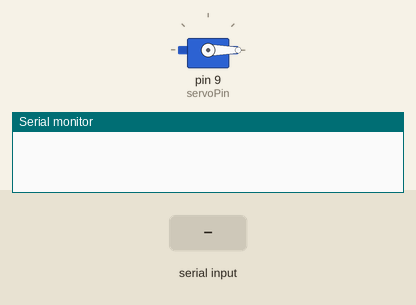
The sketch below on a simulated Arduino Uno, built with avr-gcc and run on an emulated ATmega328P. Shown: servo, the last lines printed to the serial monitor. The test bench sets the inputs (shaded band).

Above: at 2.2 s.
2.3 s: "Z" received over Serial
At 2.6 s:
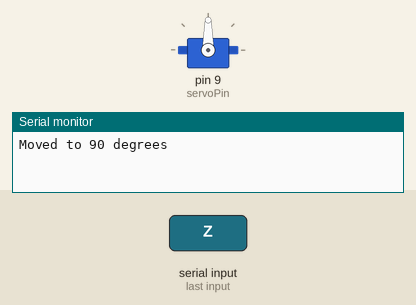
Timing chart, 0 to 5.3 s (numbered marks = the images above; inputs shaded):
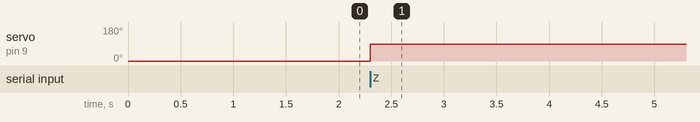

The sketch:

gesture_apr30a.ino
```cpp
#include <Servo.h>

Servo myServo;        // Create servo object to control a servo
int servoPin = 9;     // Servo is connected to pin 9
int lastAngle = -1;   // Initialize to an invalid value to ensure first command works
unsigned long lastAngleChange = 0;
const int debounceTime = 500;  // Minimum time between angle changes in milliseconds

void setup() {
  Serial.begin(9600);
  myServo.attach(servoPin);  // Attaches the servo on pin 9
  myServo.write(0);          // Initialize to 0 degrees (door closed)
  delay(1000);               // Give servo time to reach starting position
}

void loop() {
  if (Serial.available() > 0) {
    int angle = Serial.read();  // Read the angle (expected to be 0 or 90)
    unsigned long currentTime = millis();

    // Ensure the angle is valid and different from last angle
    // Also make sure enough time has passed since the last change
    if ((angle == 0 || angle == 90) &&
        (angle != lastAngle) &&
        (currentTime - lastAngleChange > debounceTime)) {

      myServo.write(angle);    // Move servo to the received angle
      lastAngle = angle;
      lastAngleChange = currentTime;

      // Send confirmation back to Python
      Serial.print("Moved to ");
      Serial.print(angle);
      Serial.println(" degrees");
    }
  }
}
```

Measured:
- after the input at 2.3 s, servo on pin 9 (servoPin): 0° → 90° at once
